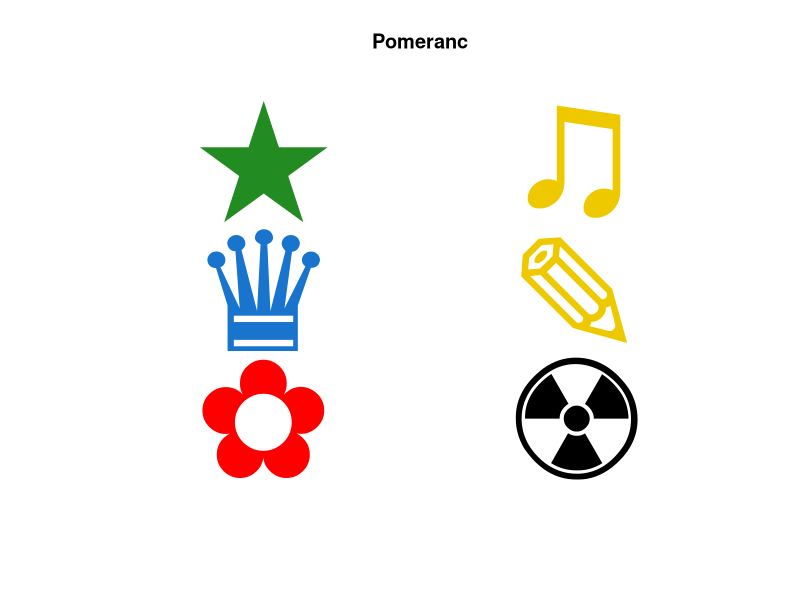
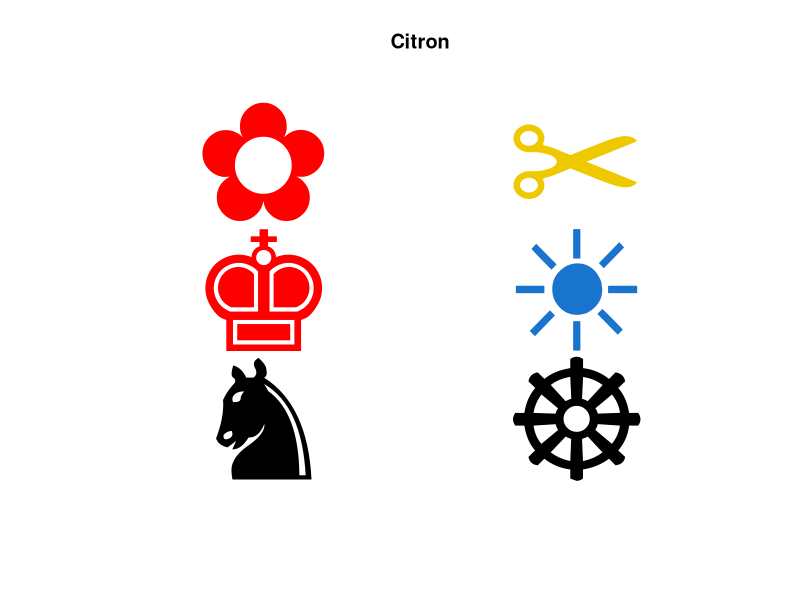
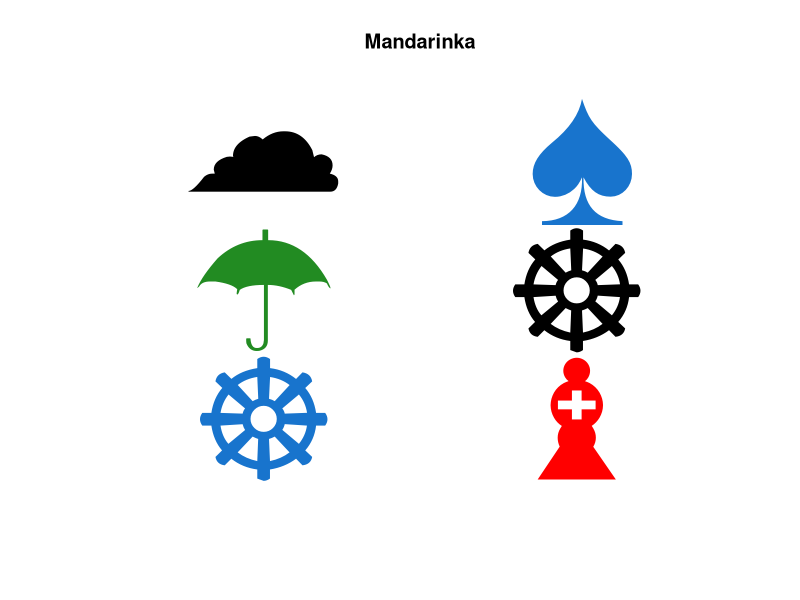
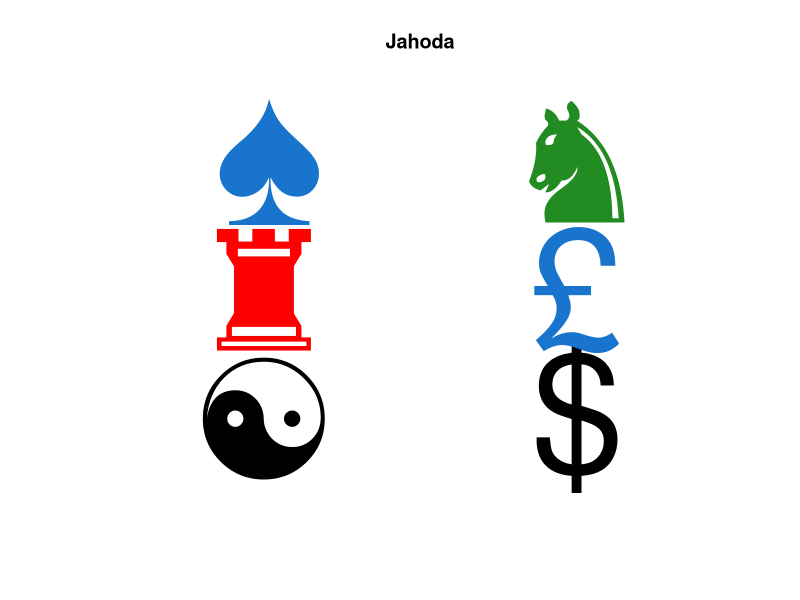
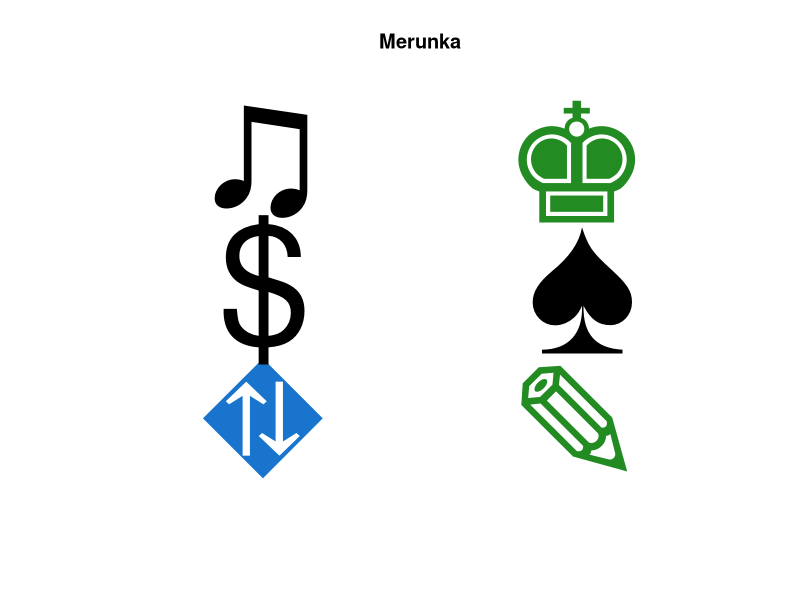
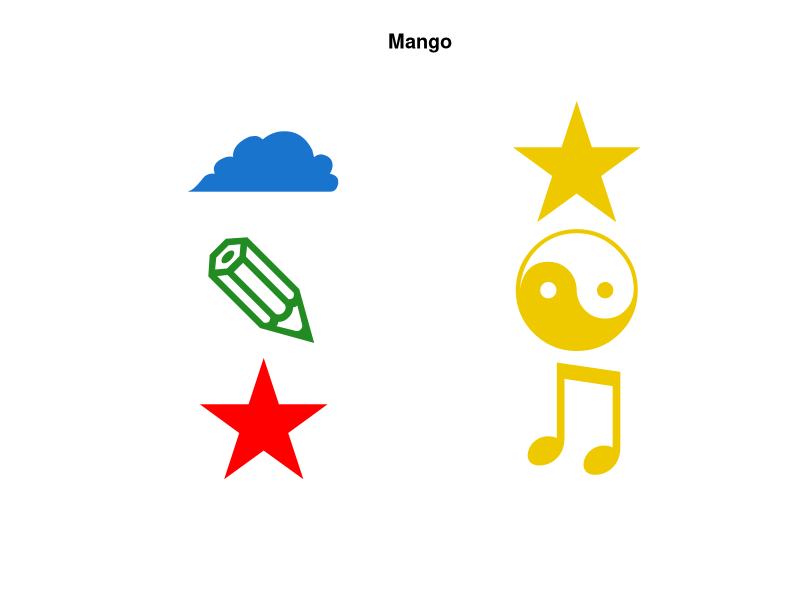
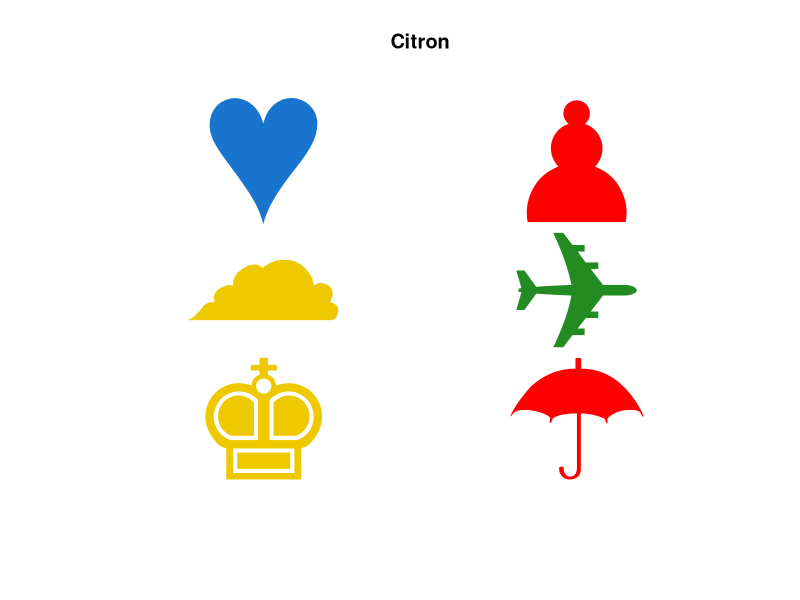
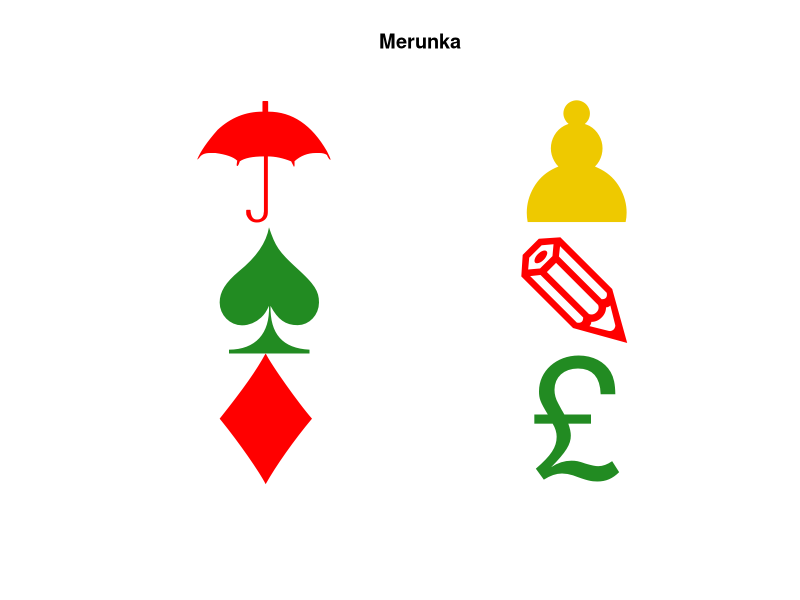

These figures' R source, in order:
library(dplyr)
library(reshape2)
library(stringi)


### DECLARE PARAMS ##############
nr_teams = 5
nr_players = 6
nr_redundant_symbols = 4
black_n_white = FALSE
### DECLARE PARAMS ##############


# DELETES pics folder content
do.call(file.remove, list(list.files("DOBBLE/pics", full.names = TRUE)))

set.seed(95)

# set of guests from GS
guests_secret <- read.csv("DOBBLE/guests.csv", encoding = "UTF-8", stringsAsFactors = FALSE) 

# set of categories - CategoryId, CategoryInternalName, CategoryExternalName
CategoryInternalNames <- guests_secret %>% pull(CategoryInternalName) %>% unique()
categories <- data.frame(
  CategoryId =
    seq(length(CategoryInternalNames)),
  CategoryInternalName =
    CategoryInternalNames, 
  CategoryExternalName = 
    c("Jahoda", "Avokado", "Mango", "Citron", "Merunka", "Pomeranc", "Mandarinka", "Boruvka", "Dyne",
      "Jablko", "Banan", "Meloun", "Malina", "Broskev")[1:length(CategoryInternalNames)],
  stringsAsFactors = FALSE
)

# set of teams - TeamId, CategoryId1, , CategoryId2 ... , CategoryId5/6
teams <- read.csv("DOBBLE/teams.csv", encoding = "UTF-8", stringsAsFactors = FALSE) %>%
  melt(id.vars = "TeamId", value.name = "CategoryInternalName") %>%
  left_join(categories, by = "CategoryInternalName") %>%
  select(TeamId, CategoryExternalName) %>%
  arrange(TeamId)

# set of guests - Name, CategoryId
guests_public <- guests_secret %>%
  left_join(categories, by = "CategoryInternalName") %>%
  select(Name, CategoryExternalName)

# set of colors
colors = c("black", "dodgerblue3", "forestgreen", "red", "gold2", "darkorchid2")[1:nr_teams]
# set of symbols
symbols = c(
  "2600", "2601", "2602", "2605", "260E", "2622",
  "262F", "263B", "2638", "2660", "2663", "2665",
  "2666", "266B", "26BD", "2708", "273F", "265B", 
  "26D6", "2702", "270E", "265C", "265E", "265A",
  "265D", "265F", "26AB", "0024", "00A3", "25A0"
)

makePlot <- function(dfToPlot, main, team_order, member_order, nr_to_display, black_n_white) {
  
  dfToPlot_inner = dfToPlot[sample(nrow(dfToPlot)),]
  
  n = nrow(dfToPlot_inner)
  
  wide = floor(sqrt(n))
  long = ceiling(n/wide)
  
  dfToPlot_inner$x = rep(seq(wide), long)[1:n]
  dfToPlot_inner$y = rep(seq(long), each = wide)[1:n]
  
  #png(paste0("DOBBLE/pics/", team_order, "_", member_order, "_", main, ".png"))
  png(paste0("DOBBLE/pics/", nr_to_display, "_", main, ".png"))
  plot(
    dfToPlot_inner$x,dfToPlot_inner$y,
    main = main,
    xlim = c(0.5, wide+0.5),
    ylim = c(0.5, long+0.5),
    cex = 10, 
    col = dfToPlot_inner$color,
    pch = stri_unescape_unicode(gsub("\\U","\\u", paste0("\\U", dfToPlot_inner$symbol), fixed=TRUE)),
    xaxt='n', yaxt='n', frame.plot=FALSE, xlab = "", ylab = ""
  )
  if (black_n_white) {
    points(
      pch = substr(dfToPlot_inner$color, 1, 1),
      0.3+dfToPlot_inner$x,dfToPlot_inner$y,
      main = main,
      xlim = c(0.5, wide+0.5),
      ylim = c(0.5, long+0.5),
      cex = 2, 
      xaxt='n', yaxt='n', xlab = "", ylab = ""
    )
  }
  dev.off()
  
}


db <- data.frame(
  symbol = rep(symbols, length(colors)),
  color = rep(colors, each = length(symbols)),
  stringsAsFactors = FALSE
)
  
db <- db[sample(nrow(db)),]

used_symbols = 0
team_order = 1
tournamentmember_order = 1
tournamentmember_randomnumbers = sample(nr_teams*nr_players)

TeamIds <- teams %>% pull(TeamId) %>% unique()
for (team_id in TeamIds) {
  
  member_order = 1
  
  TeamContents <- teams %>% filter(TeamId == team_id) %>% pull(CategoryExternalName) %>% sample()
  
  team_points <- data.frame(
    CategoryExternalName = rep(TeamContents, 2+nr_redundant_symbols),
    symbol = NA,
    color = NA
  ) 
  
  common_symbols <- db[(used_symbols+1):(used_symbols+nr_players),]
  
  team_points[1:nr_players,"symbol"] = common_symbols$symbol
  team_points[1:nr_players,"color"] = common_symbols$color
  team_points[(nr_players+2):(2*nr_players),"symbol"] = common_symbols$symbol[1:(nr_players-1)]
  team_points[(nr_players+2):(2*nr_players),"color"] = common_symbols$color[1:(nr_players-1)]
  team_points[(nr_players+1),"symbol"] = common_symbols$symbol[nr_players]
  team_points[(nr_players+1),"color"] = common_symbols$color[nr_players]
  
  eigen_symbols <- db[(used_symbols+nr_players+1):(used_symbols+(nr_players*(1+nr_redundant_symbols))),]
  
  team_points[((2*nr_players)+1):((2+nr_redundant_symbols)*(nr_players)),"symbol"] = eigen_symbols$symbol
  team_points[((2*nr_players)+1):((2+nr_redundant_symbols)*(nr_players)),"color"] = eigen_symbols$color
  
  for (TeamMember in TeamContents) {
    makePlot(
      team_points %>% filter(CategoryExternalName == TeamMember), 
      TeamMember,
      team_order,
      member_order,
      tournamentmember_randomnumbers[tournamentmember_order],
      black_n_white
    )
    
    member_order = member_order + 1
    tournamentmember_order = tournamentmember_order + 1
  }
  
  used_symbols = used_symbols + (nr_players*(1+nr_redundant_symbols))
  team_order = team_order + 1
 
}





